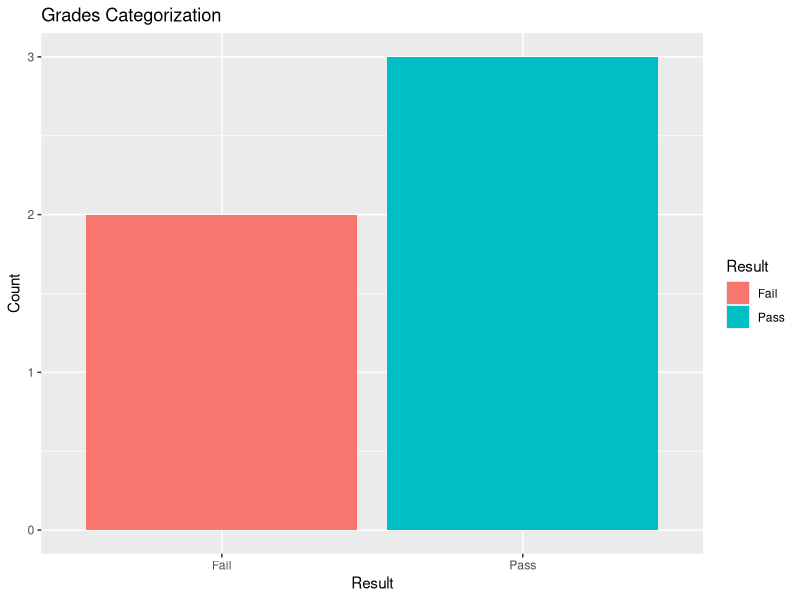

The R source for this figure:
library(ggplot2)

grades <- c(85, 72, 55, 68, 78)

result <- ifelse(grades >= 70, "Pass", "Fail")

data <- data.frame(Grades = grades, Result = result)

ggplot(data, aes(x = Result, fill = Result)) + 
  geom_bar() + 
  labs(title = "Grades Categorization", x = "Result", y = "Count")
